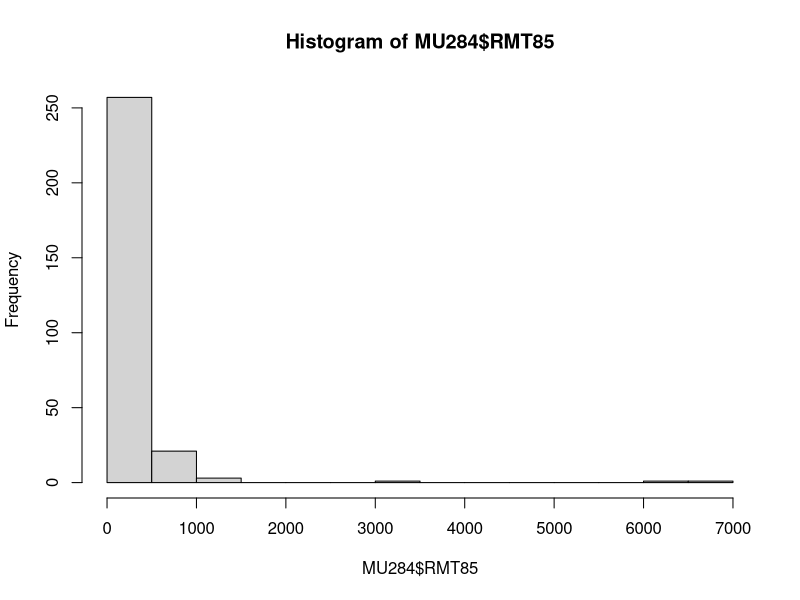

Here is the R script that generated this plot:
library(sampling)


### Name: MU284
### Title: The MU284 population
### Aliases: MU284
### Keywords: datasets

### ** Examples

data(MU284)
hist(MU284$RMT85)
